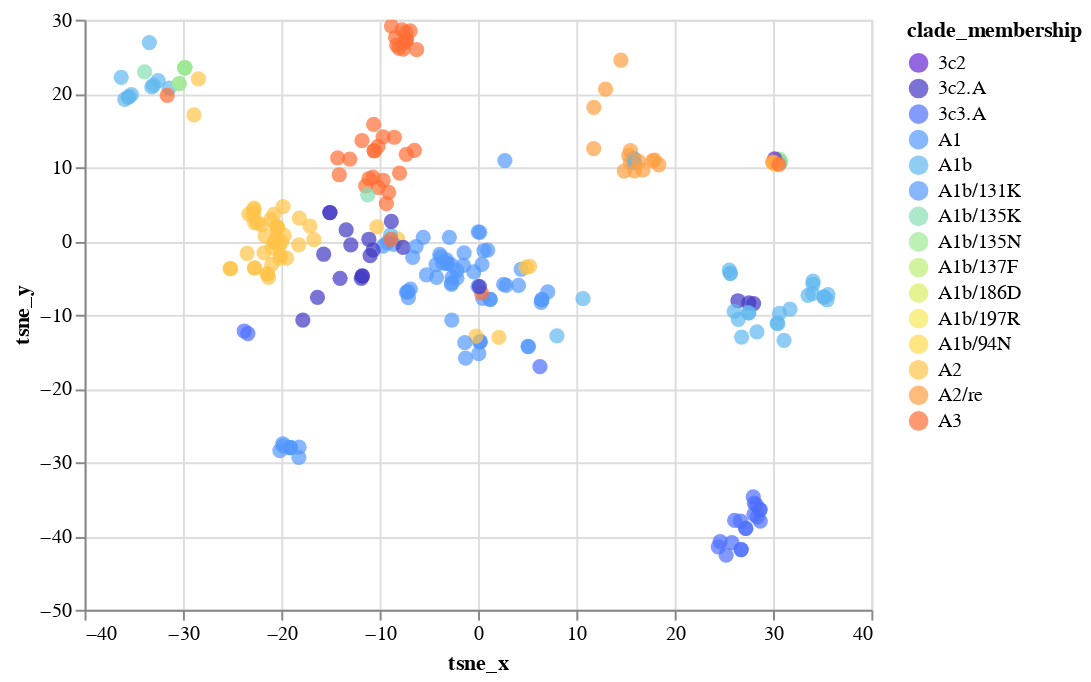

The notebook cell this image was saved under:
### Code cell
scatterplot_with_tooltip_interactive(merged_tsne_df_ha,'tsne_x','tsne_y','tsne_x','tsne_y',['strain', "clade_membership"],'clade_membership:N', domain, range_)

### Figure 1 — Vega-Lite specification as saved in the notebook (floating-point values rounded to 4 significant figures; data arrays with more than 128 entries replaced by an {"elided": "..."} marker saying what was removed)
{"config": {"view": {"continuousWidth": 400, "continuousHeight": 300}}, "data": {"name": "data-1d51fc1f49bf04192b53373fe8f34bdd"}, "mark": {"type": "circle", "size": 60}, "encoding": {"color": {"type": "nominal", "field": "clade_membership", "scale": {"domain": ["3c2", "3c2.A", "3c3.A", "A1", "A1b", "A1b/131K", "A1b/135K", "A1b/135N", "A1b/137F", "A1b/186D", "A1b/197R", "A1b/94N", "A2", "A2/re", "A3"], "range": ["#6626d4", "#4138c3", "#4e70ff", "#5499ff", "#61b8f0", "#5499ff", "#87dfb3", "#a0e994", "#bdee78", "#ddee64", "#f8e957", "#ffdb4e", "#ffc348", "#ff9e40", "#ff6e36"]}}, "tooltip": [{"type": "nominal", "field": "strain"}, {"type": "nominal", "field": "clade_membership"}], "x": {"type": "quantitative", "field": "tsne_x", "title": "tsne_x"}, "y": {"type": "quantitative", "field": "tsne_y", "title": "tsne_y"}}, "selection": {"selector024": {"type": "interval", "bind": "scales", "encodings": ["x", "y"]}}, "$schema": "https://vega.github.io/schema/vega-lite/v4.8.1.json", "datasets": {"data-1d51fc1f49bf04192b53373fe8f34bdd": {"elided": "282 records"}}}
